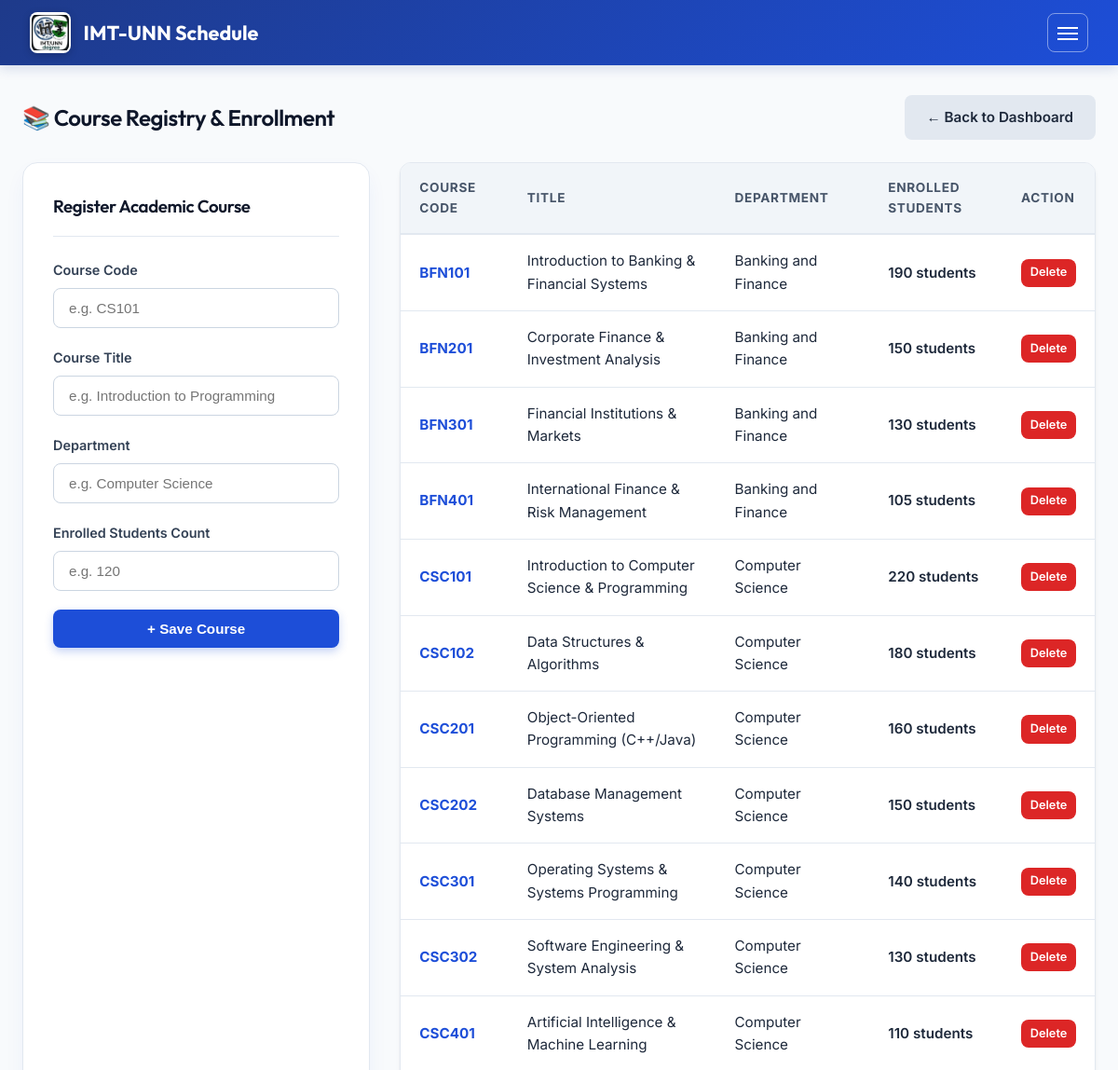
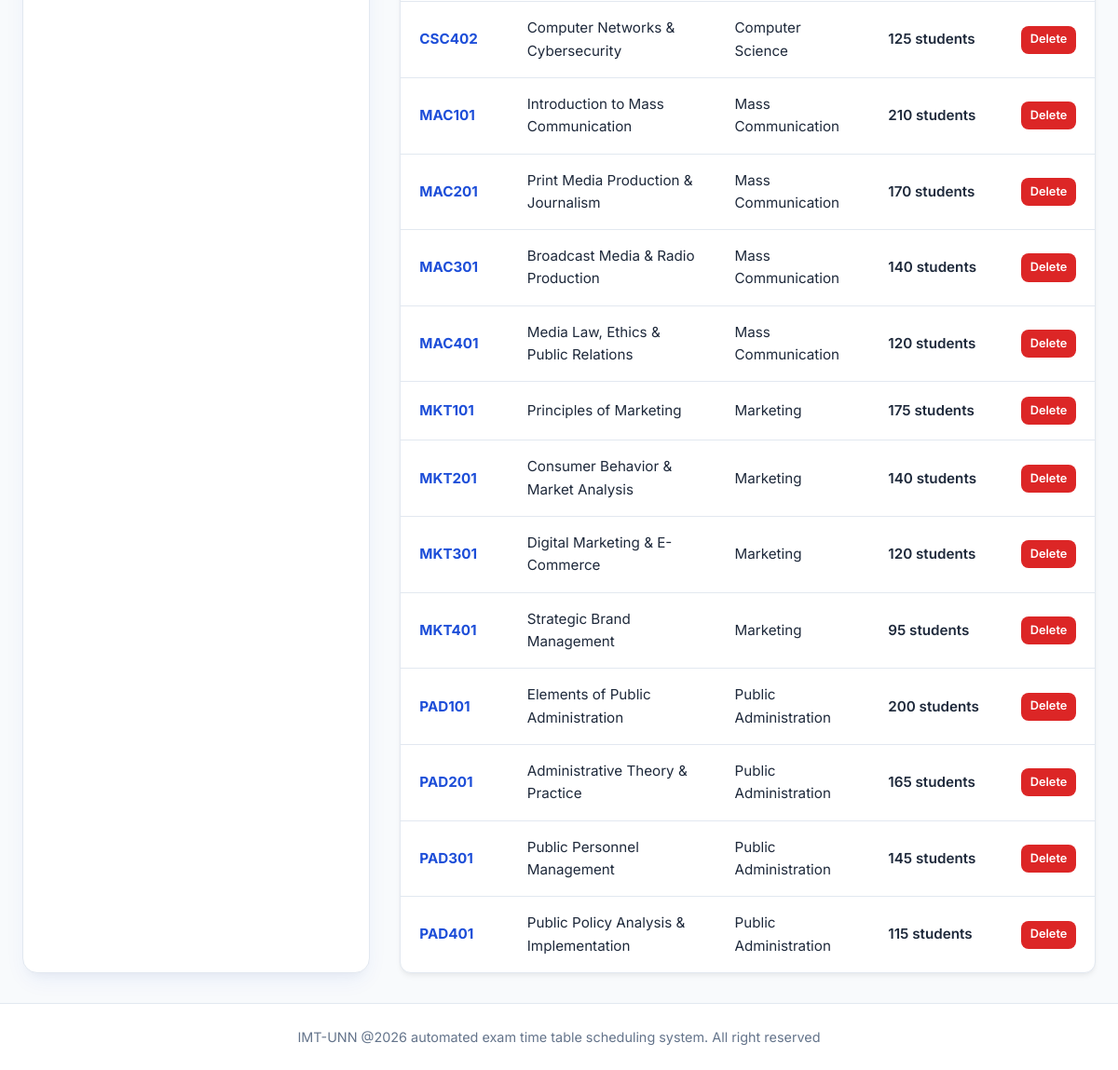
/admin/register_course.php (signed in), run on the app's committed database (2 pictures, top to bottom).
### tables this page shows
CREATE TABLE IF NOT EXISTS `courses` (
  `id`            INT AUTO_INCREMENT PRIMARY KEY,
  `course_code`   VARCHAR(20)  NOT NULL UNIQUE,
  `course_title`  VARCHAR(150) NOT NULL,
  `department`    VARCHAR(100) NOT NULL,
  `student_count` INT NOT NULL DEFAULT 0,
  `created_at`    TIMESTAMP DEFAULT CURRENT_TIMESTAMP
);

### admin/register_course.php (the view, shortened to what this page needs)
<?php
require_once '../includes/db.php';
$courses = $pdo->query("SELECT * FROM courses ORDER BY course_code ASC")->fetchAll();
require_once '../includes/header.php';
?>
<div class="page-header">
  <h2>📚 Course Registry & Enrollment</h2>
  <a href="dashboard.php" class="btn btn-secondary">&larr; Back to Dashboard</a>
</div>
<div class="management-grid">
  <div class="form-card" style="margin: 0;">
    <div class="form-header">
      <h3>Register Academic Course</h3>
    </div>
    <form action="register_course.php" method="POST">
      <div class="form-group">
        <label for="course_code">Course Code</label>
        <input type="text" id="course_code" name="course_code" class="form-control" placeholder="e.g. CS101" required>
      </div>
      <div class="form-group">
        <label for="course_title">Course Title</label>
        <input type="text" id="course_title" name="course_title" class="form-control" placeholder="e.g. Introduction to Programming" required>
      </div>
      <div class="form-group">
        <label for="department">Department</label>
        <input type="text" id="department" name="department" class="form-control" placeholder="e.g. Computer Science" required>
      </div>
      <div class="form-group">
        <label for="student_count">Enrolled Students Count</label>
        <input type="number" id="student_count" name="student_count" class="form-control" placeholder="e.g. 120" min="1" required>
      </div>
      <button type="submit" name="add_course" class="btn btn-primary" style="width: 100%;">+ Save Course</button>
    </form>
  </div>
  <div class="table-responsive">
    <table class="custom-table">
      <thead>
        <tr>
          <th>Course Code</th>
          <th>Title</th>
          <th>Department</th>
          <th>Enrolled Students</th>
          <th>Action</th>
        </tr>
      </thead>
      <tbody>
        <?php if (!empty($courses)): ?>
          <?php foreach ($courses as $c): ?>
            <tr>
              <td><strong style="color: var(--accent-primary);"><?php echo htmlspecialchars($c['course_code']); ?></strong></td>
              <td><?php echo htmlspecialchars($c['course_title']); ?></td>
              <td><?php echo htmlspecialchars($c['department']); ?></td>
              <td><span style="font-weight: 600;"><?php echo $c['student_count']; ?> students</span></td>
              <td>
                <a href="register_course.php?delete=<?php echo $c['id']; ?>" onclick="return confirmDelete('Delete this course?');" class="btn btn-danger" style="padding: 0.3rem 0.6rem; font-size: 0.8rem;">Delete</a>
              </td>
            </tr>
          <?php endforeach; ?>
        <?php else: ?>
          <tr>
            <td colspan="5" style="text-align: center; color: var(--text-muted);">No courses registered yet.</td>
          </tr>
        <?php endif; ?>
      </tbody>
    </table>
  </div>
</div>
<?php require_once '../includes/footer.php'; ?>

### css/style.css (style rules this page uses)
:root { --bg-main: #f8fafc; --bg-card: #ffffff; --bg-card-hover: #f1f5f9; --text-main: #0f172a; --text-muted: #64748b; --accent-primary: #1d4ed8; --accent-primary-hover: #1e40af; --accent-blue-light: #eff6ff; --accent-success: #059669; --accent-warning: #d97706; --accent-danger: #dc2626; --accent-info: #0284c7; --border-color: #e2e8f0; --nav-bg: linear-gradient(135deg, #1e3a8a 0%, #1d4ed8 100%); --radius-sm: 8px; --radius-md: 12px; --radius-lg: 16px; --shadow-main: 0 10px 25px -5px rgba(29, 78, 216, 0.08), 0 8px 10px -6px rgba(0, 0, 0, 0.04); --shadow-card: 0 4px 6px -1px rgba(0, 0, 0, 0.05), 0 2px 4px -1px rgba(0, 0, 0, 0.03); --transition: all 0.25s cubic-bezier(0.4, 0, 0.2, 1); }
* { box-sizing: border-box; margin: 0; padding: 0; }
body { font-family: 'Inter', sans-serif; background-color: var(--bg-main); color: var(--text-main); min-height: 100vh; display: flex; flex-direction: column; line-height: 1.6; }
h1, h2, h3, h4, h5, h6 { font-family: 'Outfit', sans-serif; font-weight: 600; color: #0f172a; letter-spacing: -0.02em; }
a { color: var(--accent-primary); text-decoration: none; transition: var(--transition); }
.form-card { background: var(--bg-card); border: 1px solid var(--border-color); border-radius: var(--radius-lg); padding: 2rem; max-width: 650px; margin: 0 auto 2rem; box-shadow: var(--shadow-main); }
.form-header { margin-bottom: 1.5rem; border-bottom: 1px solid var(--border-color); padding-bottom: 1rem; }
.form-group { margin-bottom: 1.25rem; }
.form-group label { display: block; font-size: 0.9rem; font-weight: 600; margin-bottom: 0.5rem; color: #334155; }
.form-control { width: 100%; padding: 0.75rem 1rem; background: #ffffff; border: 1px solid #cbd5e1; border-radius: var(--radius-sm); color: var(--text-main); font-size: 0.95rem; transition: var(--transition); }
.btn { display: inline-flex; align-items: center; justify-content: center; gap: 0.5rem; padding: 0.75rem 1.5rem; font-size: 0.95rem; font-weight: 600; border-radius: var(--radius-sm); border: none; cursor: pointer; transition: var(--transition); }
.btn-primary { background: var(--accent-primary); color: #ffffff; box-shadow: 0 4px 10px rgba(29, 78, 216, 0.25); }
.btn-danger { background: var(--accent-danger); color: #ffffff; }
.btn-secondary { background: #e2e8f0; color: #1e293b; }
.table-responsive { width: 100%; overflow-x: auto; background: var(--bg-card); border: 1px solid var(--border-color); border-radius: var(--radius-md); box-shadow: var(--shadow-card); }
.custom-table { width: 100%; border-collapse: collapse; text-align: left; }
.custom-table th { background: #f1f5f9; padding: 1rem 1.25rem; font-size: 0.85rem; text-transform: uppercase; letter-spacing: 0.05em; color: #475569; border-bottom: 2px solid var(--border-color); font-weight: 700; }
.custom-table td { padding: 1rem 1.25rem; border-bottom: 1px solid var(--border-color); font-size: 0.95rem; color: #1e293b; }
.custom-table tbody tr:last-child td { border-bottom: none; }
.page-header { display: flex; justify-content: space-between; align-items: center; gap: 1rem; margin-bottom: 1.5rem; }
.management-grid { display: grid; grid-template-columns: 1fr 2fr; gap: 2rem; }

### data on the page
courses: course_code "BFN101", course_title "Introduction to Banking & Financial Systems", department "Banking and Finance", student_count "190"
courses: course_code "BFN201", course_title "Corporate Finance & Investment Analysis", department "Banking and Finance", student_count "150"
courses: course_code "BFN301", course_title "Financial Institutions & Markets", department "Banking and Finance", student_count "130"
courses: course_code "BFN401", course_title "International Finance & Risk Management", department "Banking and Finance", student_count "105"
courses: course_code "CSC101", course_title "Introduction to Computer Science & Programming", department "Computer Science", student_count "220"
courses: course_code "CSC102", course_title "Data Structures & Algorithms", department "Computer Science", student_count "180"
courses: course_code "CSC201", course_title "Object-Oriented Programming (C++/Java)", department "Computer Science", student_count "160"
courses: course_code "CSC202", course_title "Database Management Systems", department "Computer Science", student_count "150"
courses: course_code "CSC301", course_title "Operating Systems & Systems Programming", department "Computer Science", student_count "140"
courses: course_code "CSC302", course_title "Software Engineering & System Analysis", department "Computer Science", student_count "130"
courses: course_code "CSC401", course_title "Artificial Intelligence & Machine Learning", department "Computer Science", student_count "110"
courses: course_code "CSC402", course_title "Computer Networks & Cybersecurity", department "Computer Science", student_count "125"
courses: course_code "MAC101", course_title "Introduction to Mass Communication", department "Mass Communication", student_count "210"
courses: course_code "MAC201", course_title "Print Media Production & Journalism", department "Mass Communication", student_count "170"
courses: course_code "MAC301", course_title "Broadcast Media & Radio Production", department "Mass Communication", student_count "140"
courses: course_code "MAC401", course_title "Media Law, Ethics & Public Relations", department "Mass Communication", student_count "120"
courses: course_code "MKT101", course_title "Principles of Marketing", department "Marketing", student_count "175"
courses: course_code "MKT201", course_title "Consumer Behavior & Market Analysis", department "Marketing", student_count "140"
courses: course_code "MKT301", course_title "Digital Marketing & E-Commerce", department "Marketing", student_count "120"
courses: course_code "MKT401", course_title "Strategic Brand Management", department "Marketing", student_count "95"
courses: course_code "PAD101", course_title "Elements of Public Administration", department "Public Administration", student_count "200"
courses: course_code "PAD201", course_title "Administrative Theory & Practice", department "Public Administration", student_count "165"
courses: course_code "PAD301", course_title "Public Personnel Management", department "Public Administration", student_count "145"
courses: course_code "PAD401", course_title "Public Policy Analysis & Implementation", department "Public Administration", student_count "115"
